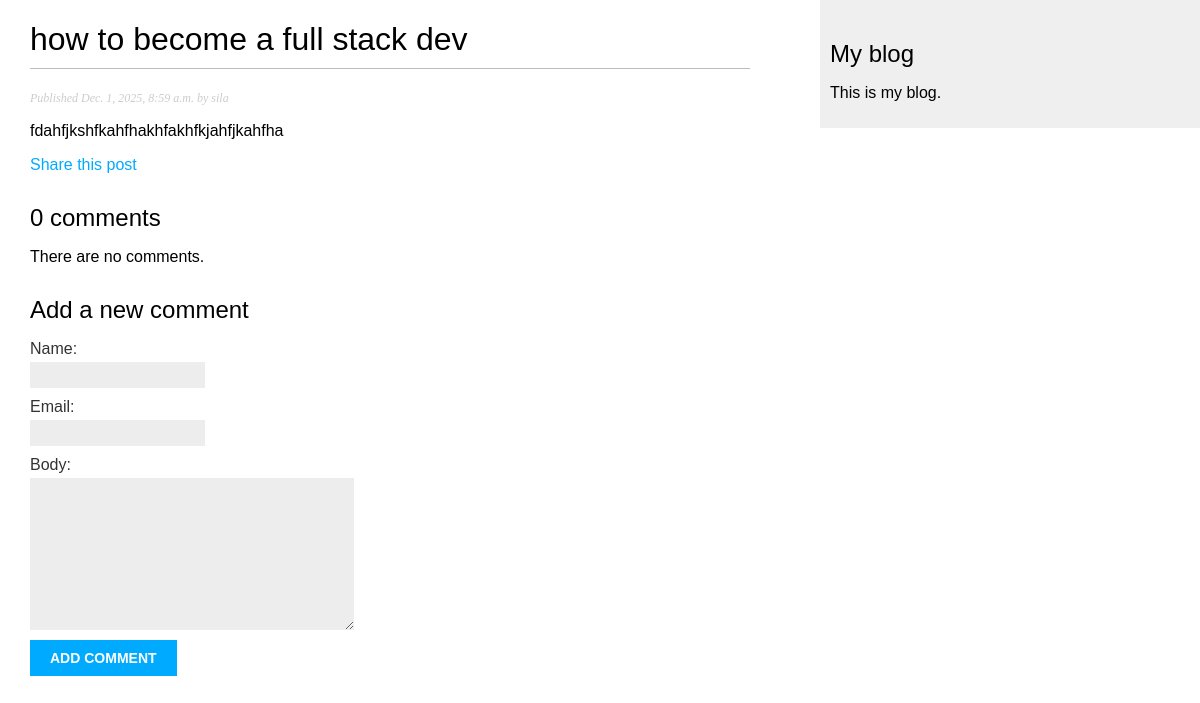
/blog/2025/12/1/how-to-become-a-full-stack-dev/, run on an earlier commit of the app's database.
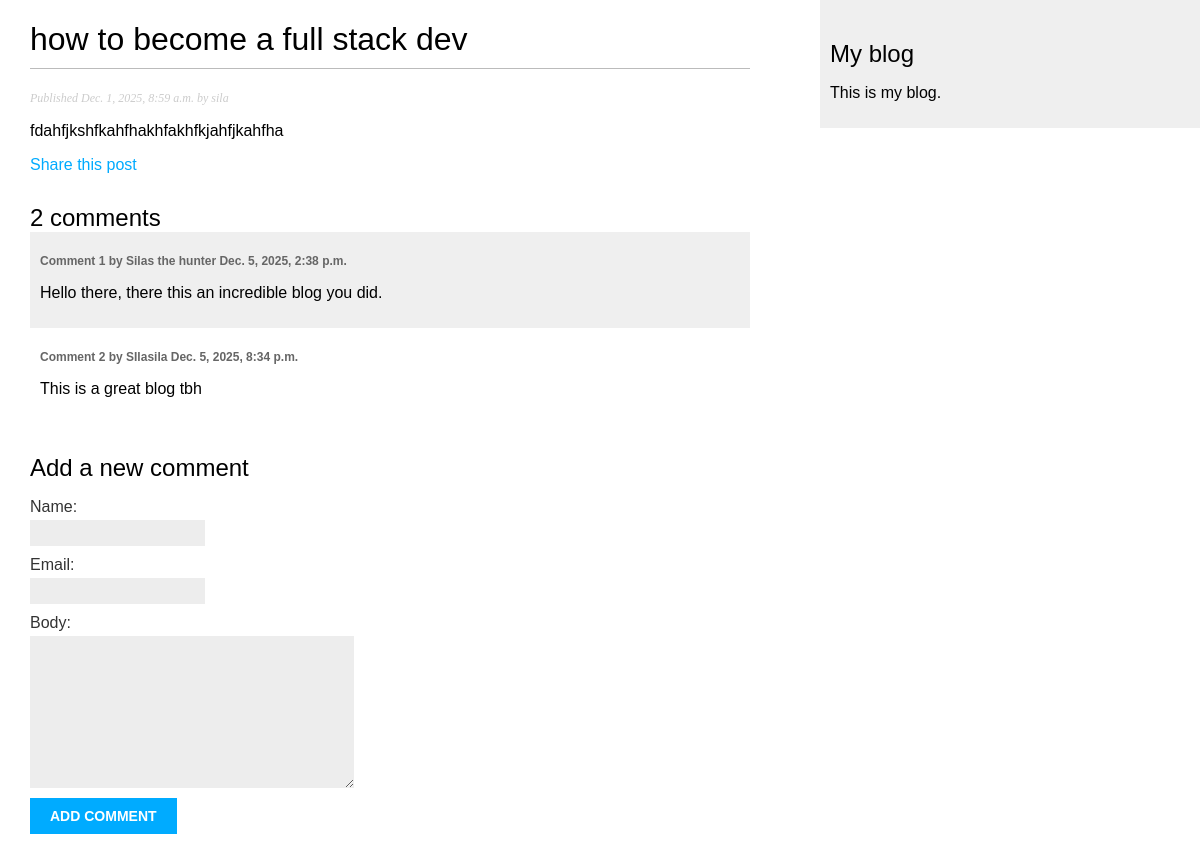
And on a later commit of the database.
### blog/models.py (models this page shows, shortened)
class Comment(models.Model):
    post = models.ForeignKey(Post, on_delete=models.CASCADE, related_name="comments")
    name = models.CharField(max_length=80)
    email = models.EmailField()
    body = models.TextField()
    created = models.DateTimeField(auto_now_add=True)
    updated = models.DateTimeField(auto_now=True)
    active = models.BooleanField(default=True)
    class Meta:
        ordering = ["created"]
        indexes = [models.Index(fields=["created"])]

### blog/views.py (the view)
def post_detail(request, year, month, day, post):
    post = get_object_or_404(
        Post,
        status=Post.Status.PUBLISHED,
        publish__year=year,
        publish__month=month,
        publish__day=day,
        slug=post,
    )
    comments = post.comments.filter(active=True)
    form = CommentForm()
    return render(
        request,
        "blog/post/detail.html",
        {"post": post, "comments": comments, "form": form},
    )

### blog/forms.py
class CommentForm(forms.ModelForm):
    class Meta:
        model = Comment
        fields = ["name", "email", "body"]

### blog/templates/blog/post/detail.html (shortened to what this page needs)
{% extends "blog/base.html" %}
{% block content %}
    <h1>{{ post.title }}</h1><p class="date">
        Published {{ post.publish }} by {{ post.author }}
    </p>
    {{ post.body|linebreaks }}
    <p><a href="{% url 'blog:post_share' post.id %}">Share this post</a></p>
    {% with comments.count as total_comments %}
        <h2>{{ total_comments }} comment{{ total_comments|pluralize }}</h2>
    {% endwith %}
    {% for comment in comments %}
        <div class="comment">
            <p class="info">
                Comment {{ forloop.counter }} by {{ comment.name }} {{ comment.created }}
            </p>
            {{ comment.body|linebreaks }}
        </div>
        {% empty %}
            <p>There are no comments.</p>
    {% endfor %}
    {% include "blog/post/includes/comment_form.html" %}
{% endblock %}

What changed in the data, as far as the page shows it:
added Comment: name "Silas the hunter", created "Dec. 5, 2025, 2:38 p.m.", body "Hello there, there this an incredible blog you did."
added Comment: name "SIlasila", created "Dec. 5, 2025, 8:34 p.m.", body "This is a great blog tbh"
Also different on the page:
{{ total_comments }}: "0" → "2"
text no longer shown: "There are no comments."
